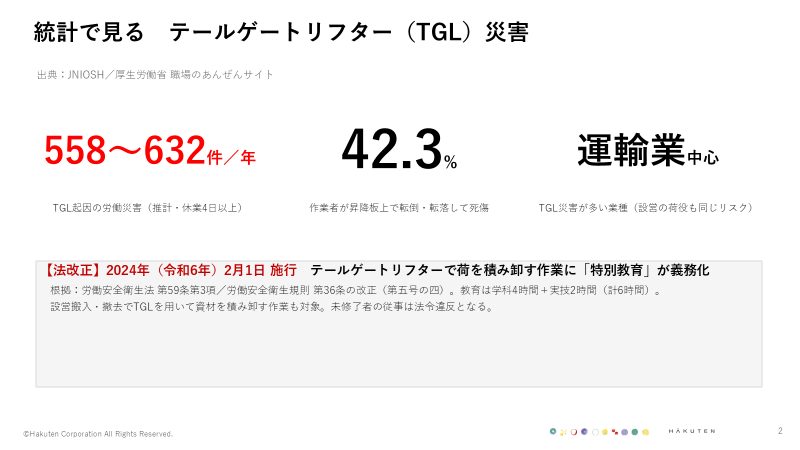
#> input picture render/photo_v5/slide02.png, 1600 x 900 px, given in place of slide04.png, which was not available (shown at 1/2 size)
$ python _zp.py
#> lines starting #> are read from the running program, lines starting #| are printed output that depends on the picture
from PIL import Image
for n in (4,8,10):
    im=Image.open(fr"render\photo_v5\slide{n:02d}.png")
#> im is the input picture: PIL image 1600x900 RGB; mean R, G, B 245.3, 243.6, 243.5
    W,H=im.size
#> W = 1600; H = 900
    crop=im.crop((int(W*0.02), int(H*0.16), int(W*0.63), int(H*0.92)))
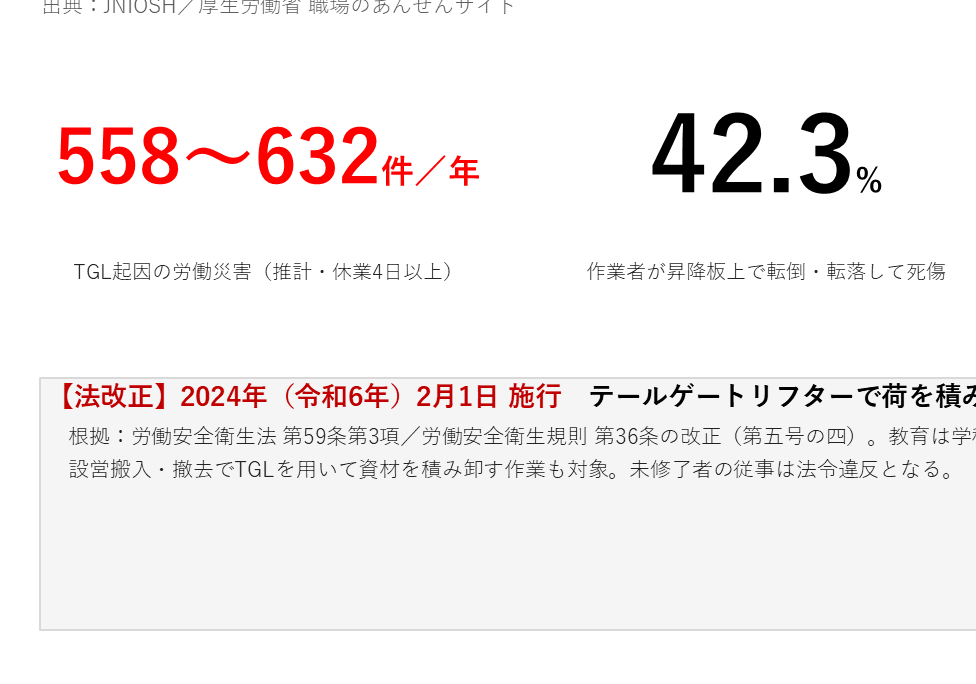
#> crop: PIL image 976x684 RGB; mean R, G, B 245.1, 241.3, 241.3
    crop.save(fr"render\_ph{n}_crop.png")
#> pass 2 of the loop `for n in (4,8,10):`:
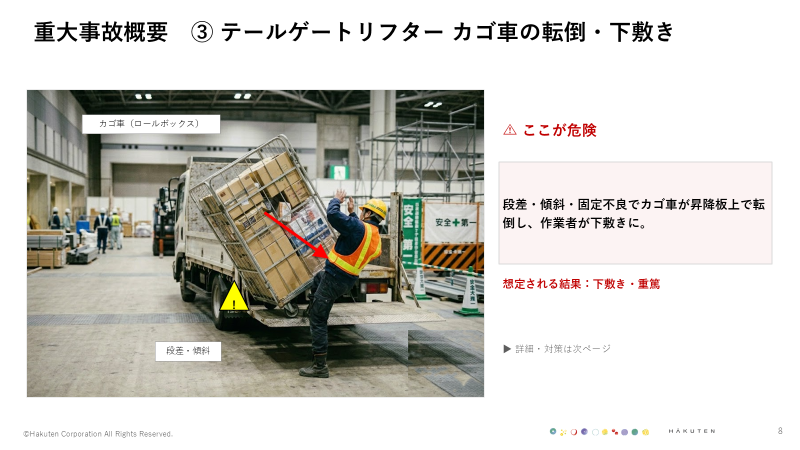
#> input picture render/photo_v5/slide08.png, 1600 x 900 px, found by its file name (shown at 1/2 size)
#> im is the input picture: PIL image 1600x900 RGB; mean R, G, B 203.9, 202.3, 196.5
#> `crop=im.crop((int(W*0.02), int(H*0.16), int(W*0.63), int(H*0.92)))`:
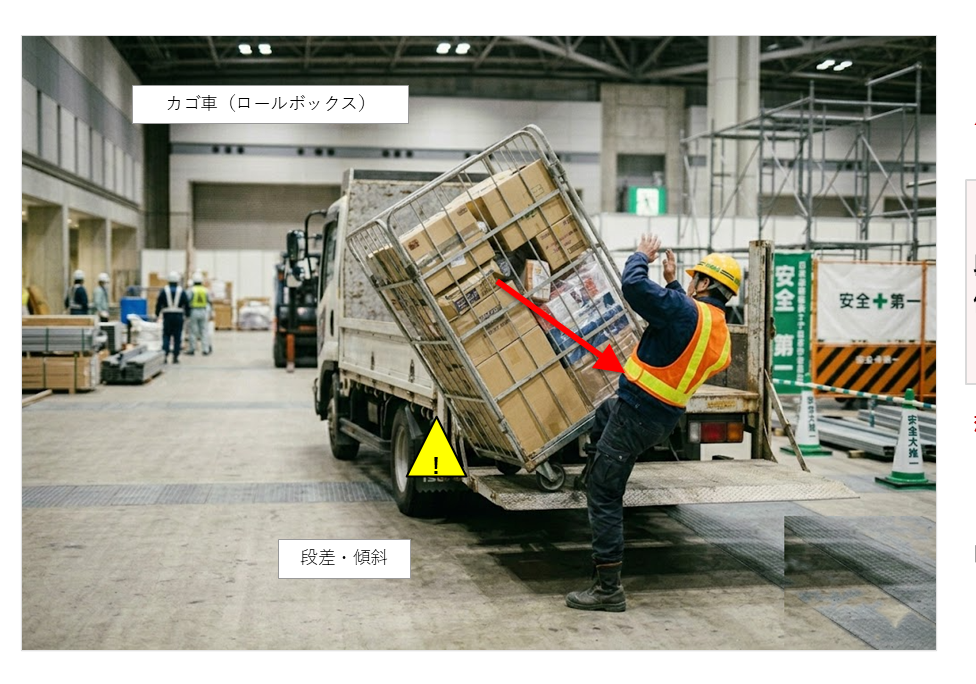
#> crop: PIL image 976x684 RGB; mean R, G, B 153.9, 153, 140.4
print("ok")
